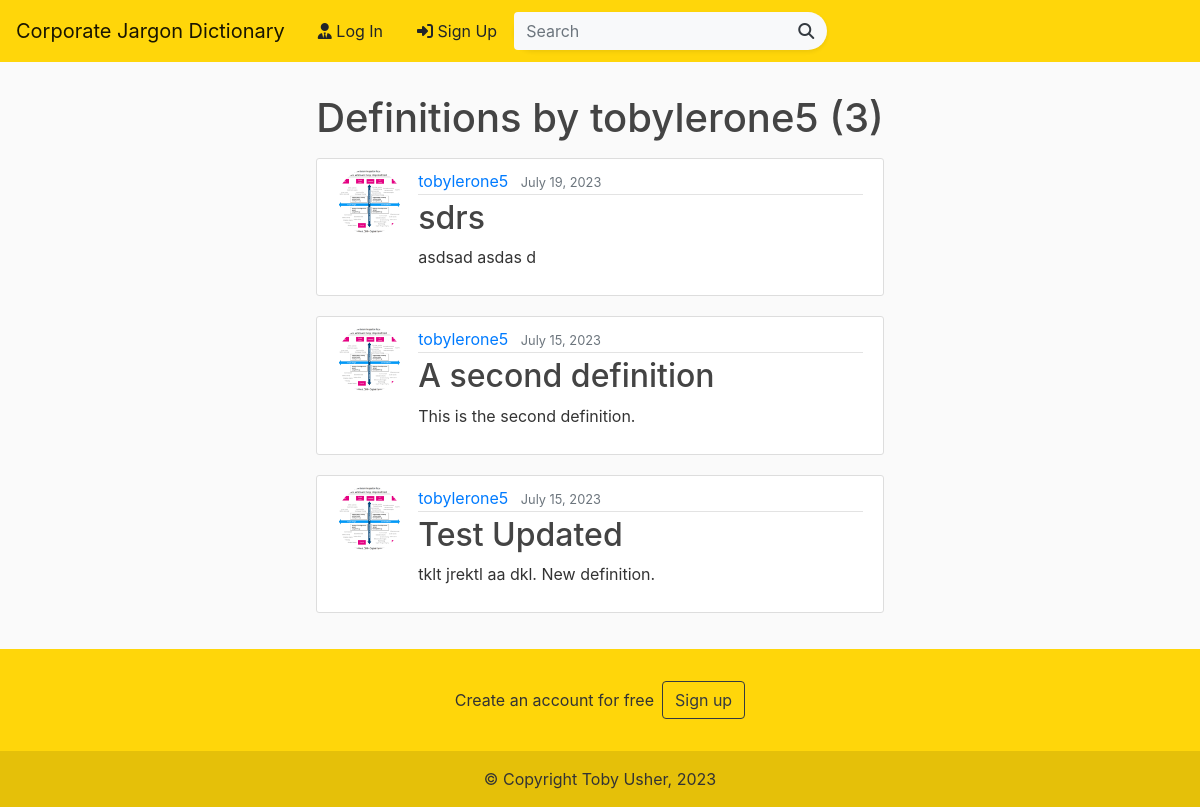
The page /user/tobylerone5 on the database as committed earlier.
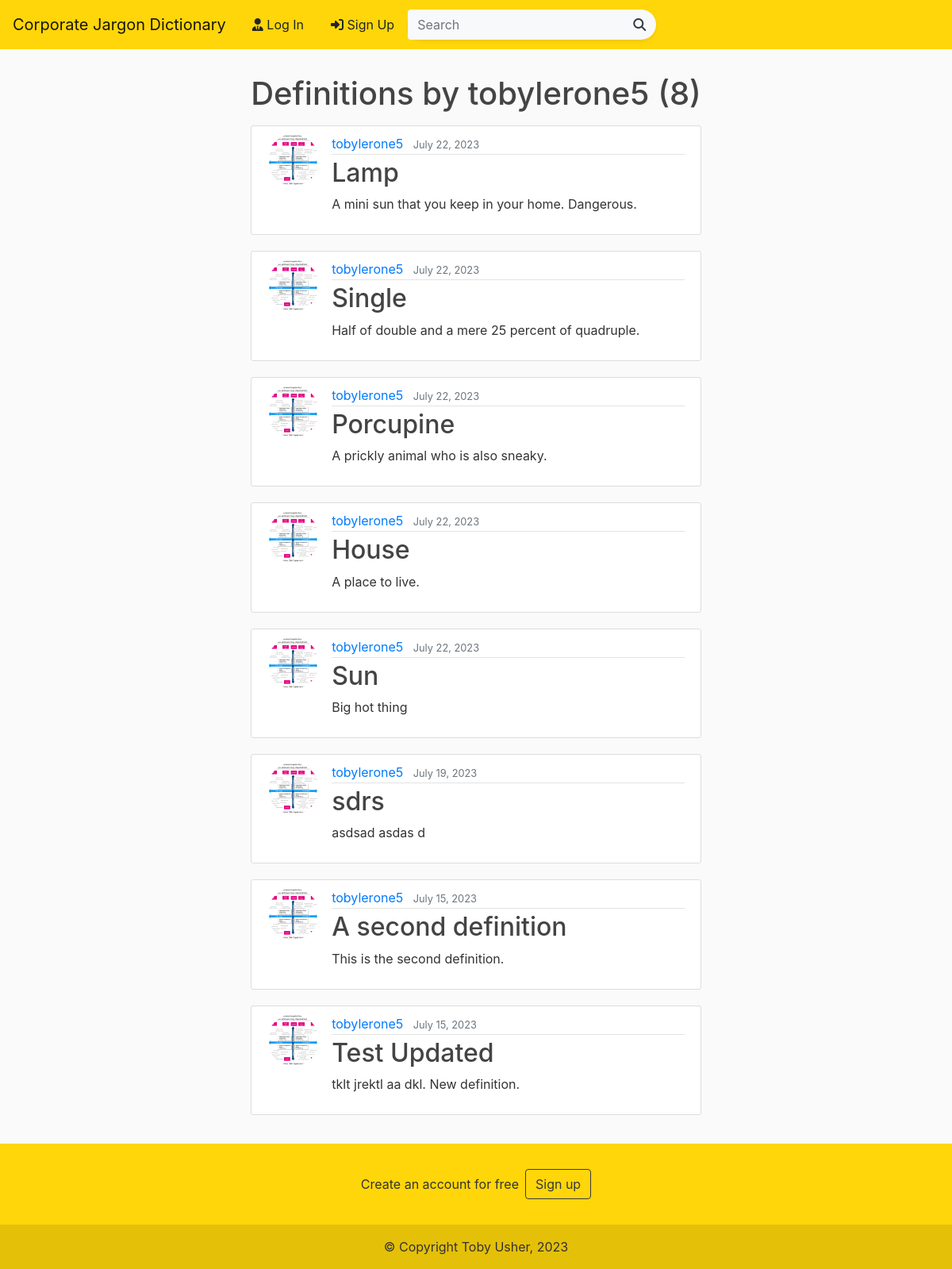
The same page on the database as committed later.
### blog/models.py (models this page shows, shortened)
class Definition(models.Model):
	word = models.CharField(max_length=100)
	description = models.TextField()
	date_posted = models.DateTimeField(default=timezone.now)
	author = models.ForeignKey(User, on_delete=models.CASCADE)
	likes = models.ManyToManyField(User, related_name='definitions')

### users/models.py (models this page shows, shortened)
class Profile(models.Model):
    user = models.OneToOneField(User, on_delete=models.CASCADE)
    image = models.ImageField(default='default.jpg', upload_to='profile_pics')

### blog/views.py (the view)
# urls.py: path('user/<str:username>', UserDefinitionListView.as_view(), name='user-definitions'),
class UserDefinitionListView(ListView):
    model = Definition
    template_name = 'blog/user_definitions.html'  # <app>/<model>_<viewtype>.html
    context_object_name = 'definitions'
    paginate_by = 10
    def get_queryset(self):
        user = get_object_or_404(User, username=self.kwargs.get('username'))
        return Definition.objects.filter(author=user).order_by('-date_posted')

### blog/templates/blog/user_definitions.html (shortened to what this page needs)
{% extends "blog/base.html" %}
{% block content %}
  <div>
    <h1 class="mt-3 mb-3">Definitions by {{ view.kwargs.username }} ({{ page_obj.paginator.count }})</h1>
    {% for definition in definitions %}
        <article class="media content-section">
          <img class="rounded-circle article-img" src="{{ definition.author.profile.image.url }}">
          <div class="media-body">
            <div class="article-metadata">
              <a class="mr-2" href="{% url 'user-definitions' definition.author.username %}">{{ definition.author }}</a>
              <small class="text-muted">{{ definition.date_posted|date:"F d, Y" }}</small>
            </div>
            <h2><a class="article-title" href="{% url 'definition-detail' definition.id %}">{{ definition.word }}</a></h2>
            <p class="article-content">{{ definition.description }}</p>
          </div>
        </article>
    {% endfor %}
{% endblock content %}

### blog/templates/blog/base.html (shortened to what this page needs)
{% load static %}
<!doctype html>
<html lang="en">
   <head>
      <link rel="stylesheet" href="https://stackpath.bootstrapcdn.com/bootstrap/4.3.1/css/bootstrap.min.css">
      <link rel="stylesheet" href="https://use.fontawesome.com/releases/v6.4.0/css/all.css" >
      <link rel="stylesheet" href="{% static 'blog/main.css' %}">
   </head>
   <body>
      <main>
      <nav class="navbar navbar-expand-lg navbar-light">
         <a class="navbar-brand" href="{% url 'blog-home-default' %}">
            Corporate Jargon Dictionary
         </a>
         <div class="collapse navbar-collapse" id="navbarSupportedContent">
            {% if user.is_authenticated %}
            <a href="{% url 'user-definitions' user %}" class="btn text-black m-1"><i class="fas fa-book"></i> My Definitions</a>
            <a href="{% url 'definition-create' %} " class="btn text-black m-1"><i class="fas fa-pen"></i> New Definition</a>
            <a href="{% url 'profile' %} " class="btn text-black m-1"><i class="fas fa-user"></i> {{ user.username }}</a>
            <a title="Log out" href="{% url 'logout' %} " class="btn text-black m-1"><i class="fas fa-sign-out-alt"></i></a>
            {% else %}
            <a href="{% url 'login' %} " class="btn text-black m-1"><i class="fas fa-user-tie"></i> Log In</a>
            <a href="{% url 'register' %} " class="btn text-black m-1"> <i class="fas fa-sign-in-alt"></i> Sign Up</a>
            {% endif %}
            <form id="searchform" action="{% url 'search' %}" method="get">
               <div class="p-0 bg-light rounded rounded-pill shadow-sm">
                  <div class="input-group">
                     <input type="search" name="q" type="text" value="{{ request.GET.q }}" placeholder="Search" class="form-control border-0 bg-light" />
                     <div class="input-group-append">
                        <button type="submit" onclick="searchform.submit()" class="btn btn-link text-dark"><i class="fa fa-search"></i></button>
                     </div>
                  </div>
               </div>
            </form>
         </div>
      </nav>
      <div class="content m-3 row d-flex justify-content-center">
         {% block content %}
         {% endblock  %}
      </div>
      </main>
      <section class="">
        <footer class="text-center text-black">
          <div class="container p-3">
            <section class="mt-3">
              <p class="d-flex justify-content-center align-items-center">
                {% if user.is_authenticated %}
                <span class="mr-2">Go to your <a href="{% url 'profile' %}">account page</a></span>
                {% else %}
                <span class="mr-2">Create an account for free</span>
                <a href="{% url 'register' %}" class="btn btn-outline-dark btn-rounded">
                  Sign up
                </a>
                {% endif %}
              </p>
            </section>
          </div>
          <div class="text-center p-3" style="background-color: rgba(0, 0, 0, 0.1);">
            © Copyright Toby Usher, 2023
          </div>
        </footer>
      </section>
   </body>
</html>

### blog/static/blog/main.css (style rules this page uses)
body { background: #fafafa; color: #333333; margin-top: 0; position: relative; min-height: 100vh; display: flex; flex-direction: column; }
h1, h2, h3, h4, h5, h6 { color: #444444; }
nav { background-color:#ffd60a; }
footer { background-color: #ffd60a; margin-top: auto !important; }
.content-section { background: #ffffff; padding: 10px 20px; border: 1px solid #dddddd; border-radius: 3px; margin-bottom: 20px; }
.article-title { color: #444444; }
.article-content { white-space: pre-line; }
.article-img { height: 65px; width: 65px; margin-right: 16px; }
.article-metadata { padding-bottom: 1px; margin-bottom: 4px; border-bottom: 1px solid #e3e3e3 }
.article-content { display: inline-block; }

Rows that differ between the two databases and show on the page:
added Definition: author.profile.image (picture), author "tobylerone5", date_posted "July 22, 2023", word "Lamp", description "A mini sun that you keep in your home. Dangerous."
added Definition: author.profile.image (picture), author "tobylerone5", date_posted "July 22, 2023", word "Single", description "Half of double and a mere 25 percent of quadruple."
added Definition: author.profile.image (picture), author "tobylerone5", date_posted "July 22, 2023", word "Porcupine", description "A prickly animal who is also sneaky."
added Definition: author.profile.image (picture), author "tobylerone5", date_posted "July 22, 2023", word "House", description "A place to live."
added Definition: author.profile.image (picture), author "tobylerone5", date_posted "July 22, 2023", word "Sun", description "Big hot thing"
Other text that changed with them:
{{ page_obj.paginator.count }}: "3" → "8"
